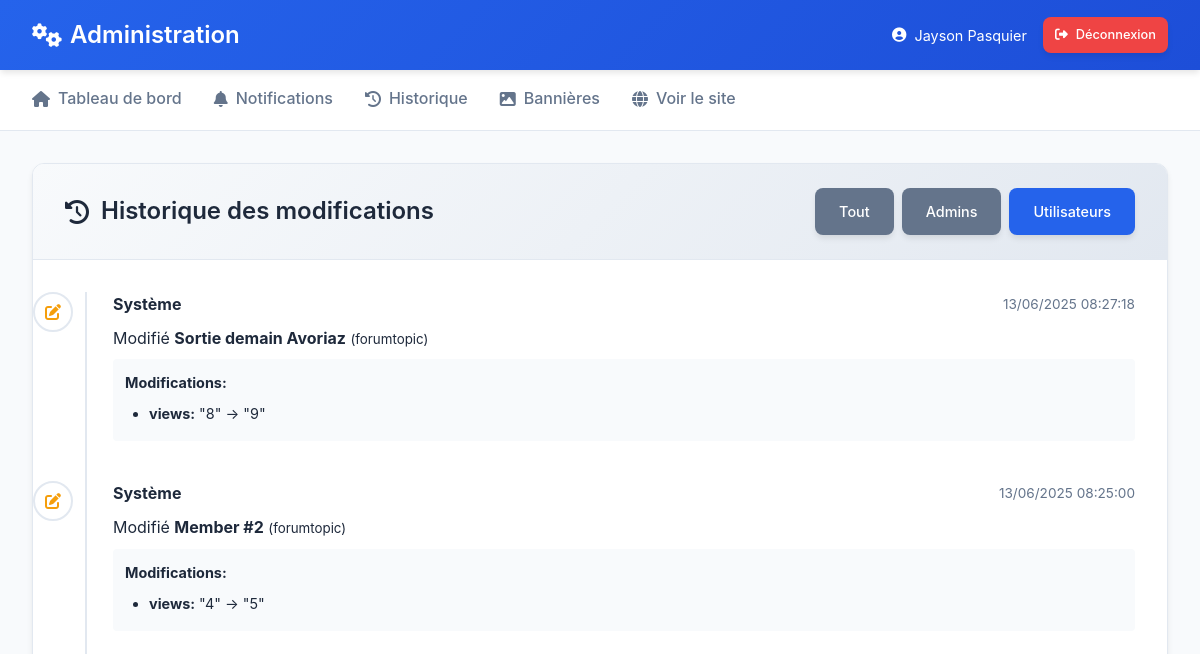
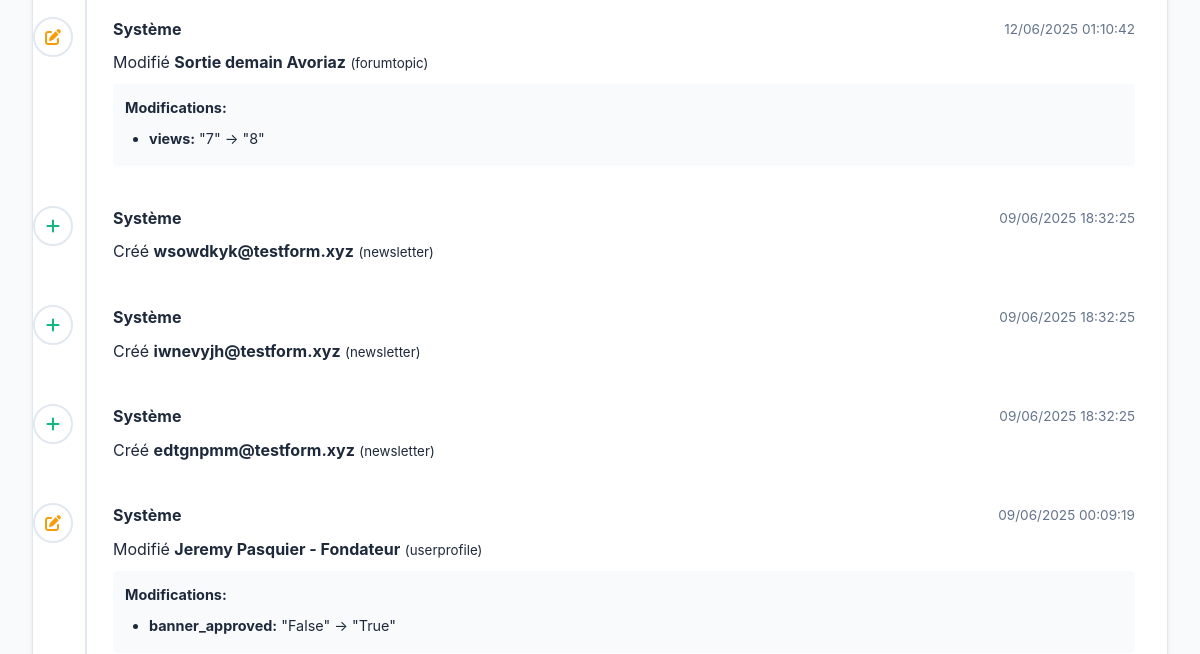
The page /custom-admin/history/?type=user (signed in, upper part) on the database as committed earlier (2 pictures, top to bottom).
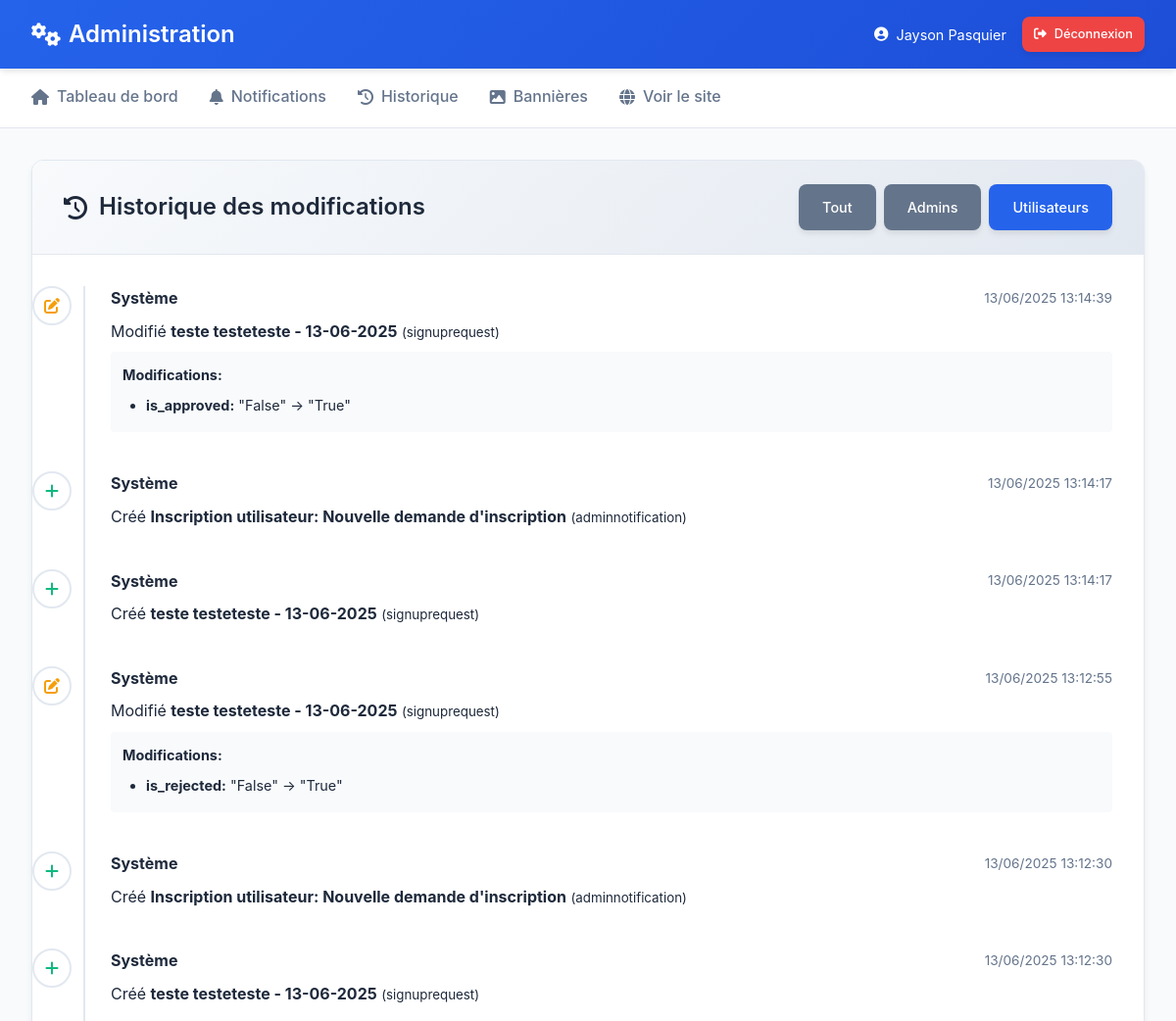
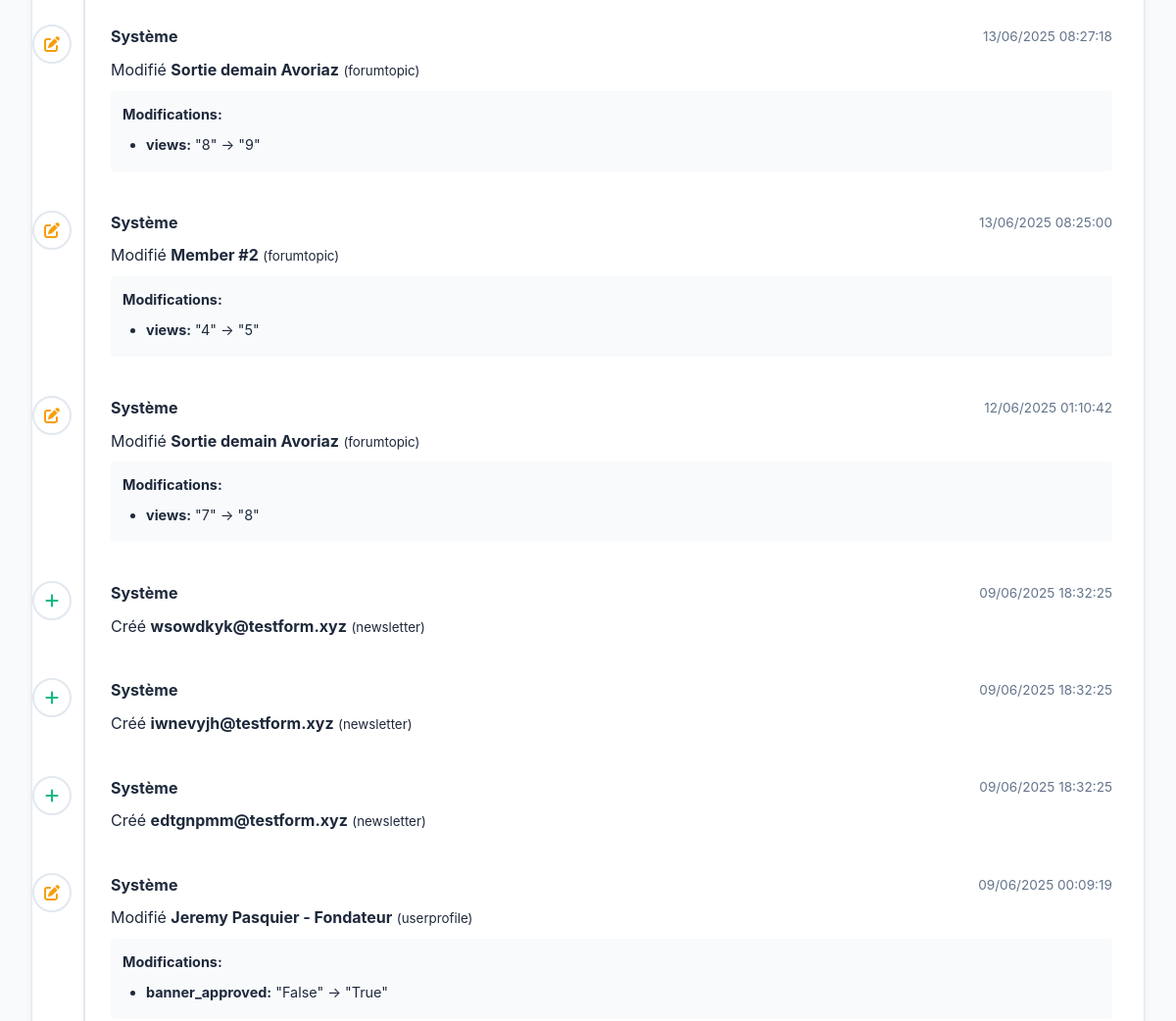
The same page on the database as committed later (2 pictures, top to bottom).
### admin_custom/models.py (models this page shows, shortened)
class ChangeHistory(models.Model):
    ACTION_CHOICES = [
        ('create', 'Créé'),
        ('update', 'Modifié'),
        ('delete', 'Supprimé'),
    ]
    ACTOR_CHOICES = [
        ('admin', 'Administrateur'),
        ('user', 'Utilisateur'),
        ('system', 'Système'),
    ]
    action = models.CharField(max_length=10, choices=ACTION_CHOICES)
    actor_type = models.CharField(max_length=10, choices=ACTOR_CHOICES)
    user = models.ForeignKey(User, on_delete=models.SET_NULL, null=True, blank=True)
    timestamp = models.DateTimeField(auto_now_add=True)
    content_type = models.ForeignKey(ContentType, on_delete=models.CASCADE)
    object_id = models.PositiveIntegerField(null=True, blank=True)
    content_object = GenericForeignKey('content_type', 'object_id')
    object_repr = models.CharField(max_length=200)
    field_changes = models.JSONField(default=dict, blank=True)
    ip_address = models.GenericIPAddressField(null=True, blank=True)
    user_agent = models.TextField(blank=True)
    class Meta:
        ordering = ['-timestamp']
        indexes = [
            models.Index(fields=['timestamp']),
            models.Index(fields=['actor_type']),
            models.Index(fields=['content_type', 'object_id']),
        ]

### admin_custom/views.py (the view)
# urls.py: path('history/', views.change_history, name='change_history'),
@user_passes_test(is_admin)
def change_history(request):
    history_type = request.GET.get('type', 'all')
    history = ChangeHistory.objects.all()
    if history_type == 'admin':
        history = history.filter(actor_type='admin')
    elif history_type == 'user':
        history = history.filter(actor_type__in=['user', 'system'])
    paginator = Paginator(history, 50)
    page_number = request.GET.get('page')
    page_obj = paginator.get_page(page_number)
    context = {
        'history': page_obj,
        'history_type': history_type,
        'title': 'Historique des modifications'
    }
    return render(request, 'admin_custom/change_history.html', context)

### admin_custom/views.py (called while the page is built)
def is_admin(user):
    return user.is_authenticated and (user.is_staff or user.is_superuser)

### core/context_processors.py (called while the page is built)
def club_info(request):
    try:
        info = ClubInfo.objects.first()
    except:
        info = None
    return {'global_club_info': info}

### templates/admin_custom/change_history.html (shortened to what this page needs)
{% extends 'admin_custom/base.html' %}
{% block content %}
<div class="admin-card">
    <div class="admin-card-header">
        <h2>
            <i class="fas fa-history"></i>
            Historique des modifications
        </h2>
        <div class="history-filters">
            <a href="?type=all" class="btn {% if history_type == 'all' %}btn-primary{% else %}btn-secondary{% endif %}">
                Tout
            </a>
            <a href="?type=admin" class="btn {% if history_type == 'admin' %}btn-primary{% else %}btn-secondary{% endif %}">
                Admins
            </a>
            <a href="?type=user" class="btn {% if history_type == 'user' %}btn-primary{% else %}btn-secondary{% endif %}">
                Utilisateurs
            </a>
        </div>
    </div>
    <div class="admin-card-body">
        {% if history %}
            <div class="history-timeline">
                {% for change in history %}
                    <div class="history-item {% if change.actor_type == 'admin' %}admin-change{% endif %}">
                        <div class="history-icon">
                            {% if change.action == 'create' %}
                                <i class="fas fa-plus" style="color: var(--success-color);"></i>
                            {% elif change.action == 'update' %}
                                <i class="fas fa-edit" style="color: var(--warning-color);"></i>
                            {% elif change.action == 'delete' %}
                                <i class="fas fa-trash" style="color: var(--danger-color);"></i>
                            {% endif %}
                        </div>
                        <div class="history-content">
                            <div class="history-header">
                                <div class="history-actor">
                                    {% if change.user %}
                                        <strong>{{ change.user.username }}</strong>
                                        <span class="actor-type {{ change.actor_type }}">{{ change.get_actor_type_display }}</span>
                                    {% else %}
                                        <strong>Système</strong>
                                    {% endif %}
                                </div>
                                <div class="history-time">
                                    {{ change.timestamp|date:"d/m/Y H:i:s" }}
                                </div>
                            </div>
                            <div class="history-action">
                                {{ change.get_action_display }} <strong>{{ change.object_repr }}</strong>
                                <small>({{ change.content_type.model }})</small>
                            </div>
                            {% if change.field_changes %}
                                <div class="field-changes">
                                    <strong>Modifications:</strong>
                                    <ul>
                                        {% for field, changes in change.field_changes.items %}
                                            <li>
                                                <strong>{{ field }}:</strong>
                                                "{{ changes.old|default:"-" }}" → "{{ changes.new|default:"-" }}"
                                            </li>
                                        {% endfor %}
                                    </ul>
                                </div>
                            {% endif %}
                        </div>
                    </div>
                {% endfor %}
            </div>
        {% else %}
            <div style="text-align: center; padding: 3rem; color: var(--text-secondary);">
                <i class="fas fa-history" style="font-size: 3rem; margin-bottom: 1rem; display: block;"></i>
                <h3>Aucun historique</h3>
                <p>L'historique des modifications apparaîtra ici.</p>
            </div>
        {% endif %}
    </div>
</div>
{% endblock %}

Rows that differ between the two databases and show on the page:
added ChangeHistory: shows "Système", timestamp "13/06/2025 13:14:39", action "Modifié", object_repr "teste testeteste - 13-06-2025", content_type.model "signuprequest", field_changes "is_approved", old "False", new "True"
added ChangeHistory: shows "Système", timestamp "13/06/2025 13:14:17", action "Créé", object_repr "Inscription utilisateur: Nouvelle demande d'inscription", content_type.model "adminnotification"
added ChangeHistory: shows "Système", timestamp "13/06/2025 13:14:17", action "Créé", object_repr "teste testeteste - 13-06-2025", content_type.model "signuprequest"
added ChangeHistory: shows "Système", timestamp "13/06/2025 13:12:55", action "Modifié", object_repr "teste testeteste - 13-06-2025", content_type.model "signuprequest", field_changes "is_rejected", old "False", new "True"
added ChangeHistory: shows "Système", timestamp "13/06/2025 13:12:30", action "Créé", object_repr "Inscription utilisateur: Nouvelle demande d'inscription", content_type.model "adminnotification"
added ChangeHistory: shows "Système", timestamp "13/06/2025 13:12:30", action "Créé", object_repr "teste testeteste - 13-06-2025", content_type.model "signuprequest"
